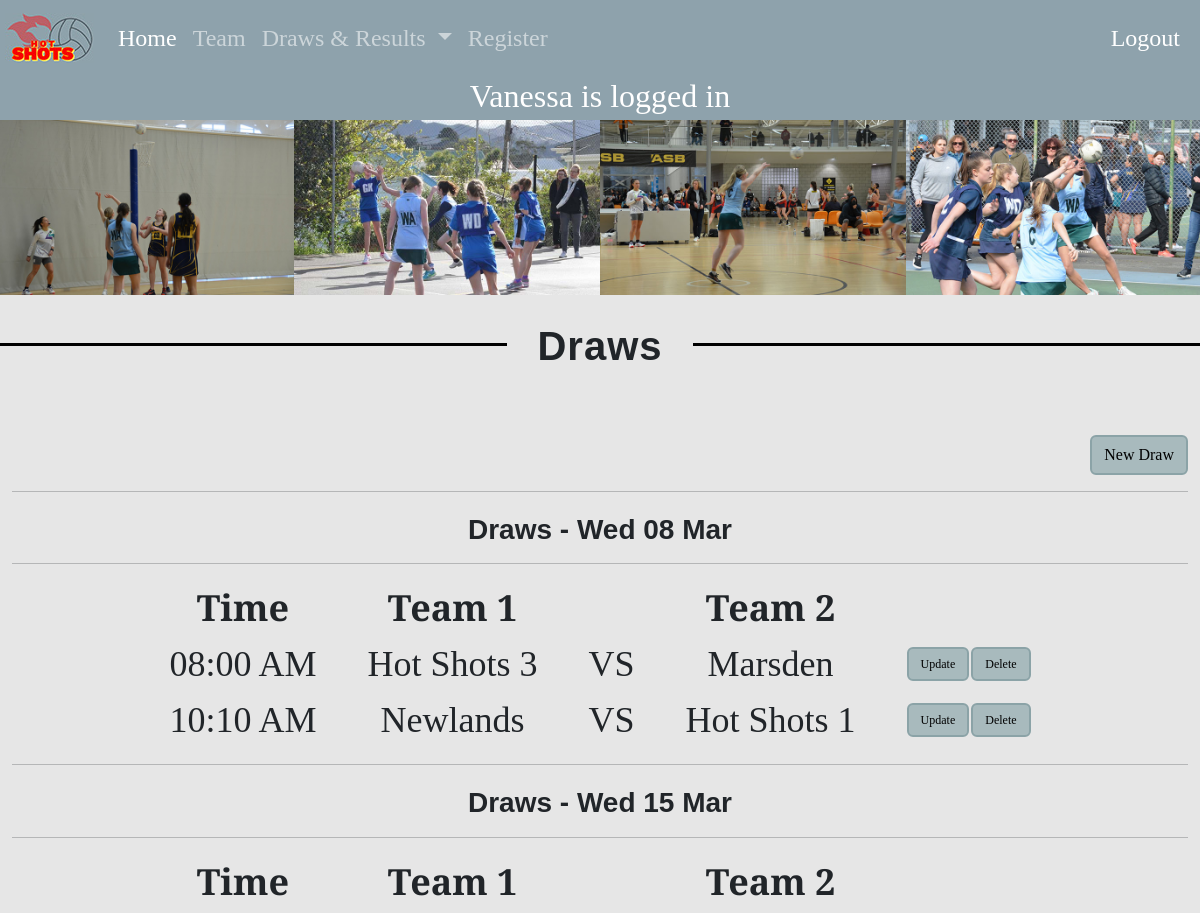
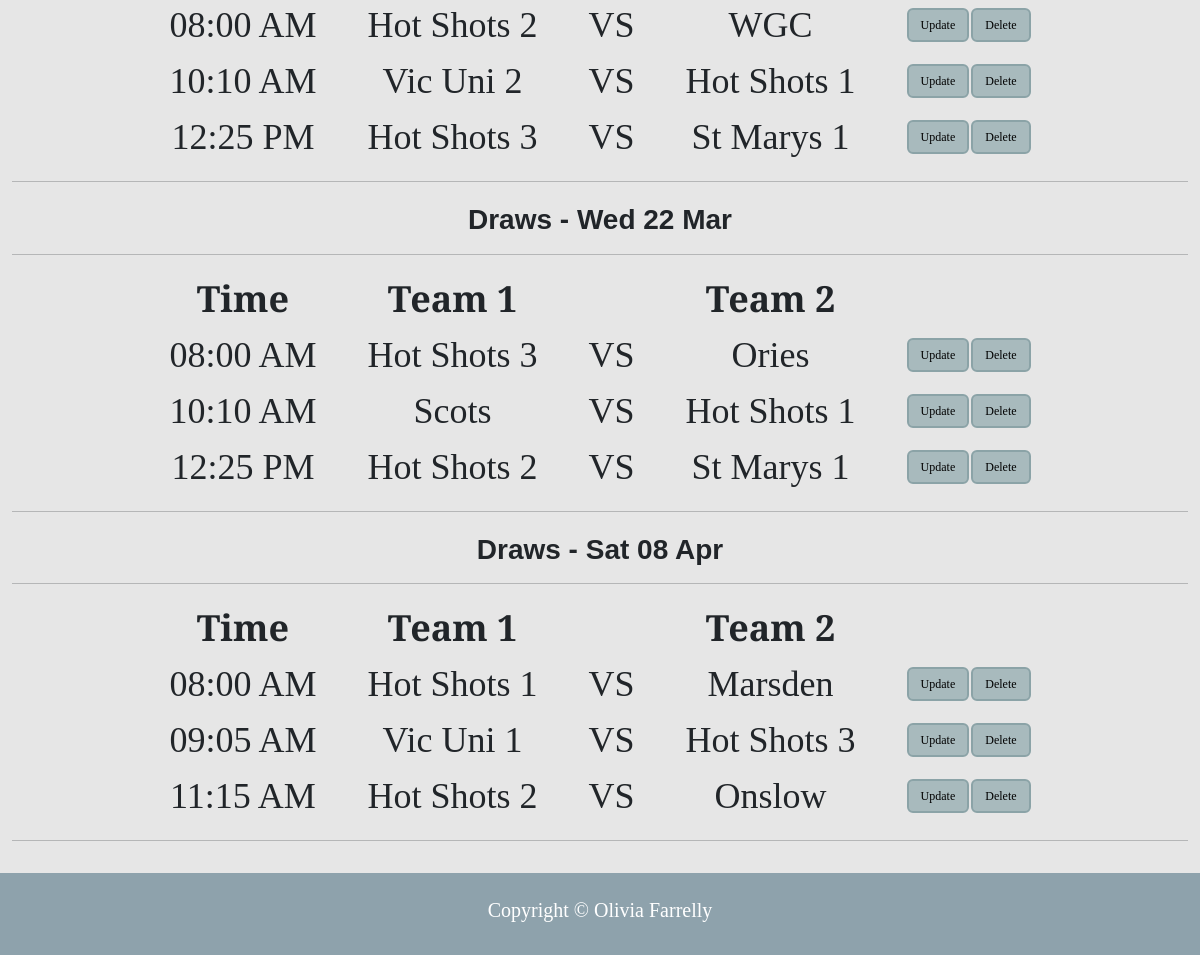
The app's page /draws (signed in) with its own data (2 pictures, top to bottom).
### tables this page shows
CREATE TABLE game(
     game_id integer primary key autoincrement not null,
     gamedate date not null,
     location text not null,
     team1 text not null ,
     score1 integer,
     team2 text not null,
     score2 integer
);

### server.py (the view)
@app.route('/draws')
def draws():
    sql = """ select game.game_id , game.gamedate, game.team1, game.team2
       from game
       order by game.gamedate ASC
       """
    result = run_search_query_tuples(sql, (), db_path, True)
    print(result)
    return render_template("draws.html", draws=result)

### db_functions.py (called while the page is built)
def run_search_query_tuples(sql_query,values_tuple, file_path, rowfactory=False):
    result = None
    try:
        db = sqlite3.connect(file_path)
        if rowfactory:
            db.row_factory = sqlite3.Row
        cursor = db.cursor()
        cursor.execute(sql_query,values_tuple)
        result = cursor.fetchall()
        cursor.close()
    except sqlite3.Error as error:
        print("Error running search query tuples: {}".format(error))
        return None
    db.close()
    if result is None:
        print("No search values were found")
    return result

### server.py (called while the page is built)
@app.template_filter()
def gameday(sqlite_dt):
    x = datetime.strptime(sqlite_dt, '%Y-%m-%d %H:%M:%S')
    return x.strftime("%a %d %b")

@app.template_filter()
def gametime(sqlite_dt):
    x = datetime.strptime(sqlite_dt, '%Y-%m-%d %H:%M:%S')
    return x.strftime("%I:%M %p")

### templates/draws.html (shortened to what this page needs)
{% extends "layout.html" %}
{% block logo %}
static/images/logo.jpg
{% endblock %}
{% block content %}
<div class = "row">
   <div class = "col-sm-3 draws">
        <img class="img-fluid" src = "static/images/draws1.jpg" alt = "team photo">
    </div>
     <div class = "col-sm-3 draws">
        <img class="img-fluid" src = "static/images/draws2.jpg" alt = "team photo">
    </div>
     <div class = "col-sm-3 draws">
        <img class="img-fluid" src = "static/images/draws4.jpg" alt = "team photo">
    </div>
     <div class = "col-sm-3 draws">
        <img class="img-fluid" src = "static/images/draws3.jpg" alt = "team photo">
    </div>
      </div>
<div class='hr top'>
    <span class='hr-title'>Draws</span>
  </div>
<div class="container">
    {% if session and session['authorisation'] == 0 %}
            <div class="notices_meta">
        <a href="{{ url_for('draws_cud', id=0, task='add') }}" class="btn-primary btn">New Draw</a>
    </div>
    {% endif %}
      {% set ns=namespace(gameda="") %}
{% for row in draws %}
      {% if row['gamedate'] | gameday != ns.gameda %}
            {% if not loop.first %}
            </table>
            {% endif %}
                <hr>
                <h3 class="labels">Draws - {{ row['gamedate'] | gameday}} </h3>
                <hr>
                <table class="draws_table">
                <tr>
                <th class="th" >Time</th>
                <th class="th">Team 1</th>
                <th class="th"></th>
                <th class="th">Team 2</th>
                <th class="th2"></th>
                <th class="th2"></th>
                </tr>
            {% set ns.gameda = row['gamedate'] | gameday %}
      {% endif %}
          <tr>
            <td class="td">{{row['gamedate'] | gametime }}</td>
            <td class="td">{{row['team1']}}</td>
            <td class="td">VS</td>
            <td class="td">{{row['team2']}}</td>
                  {% if session and session['authorisation'] == 0 %}
            <td class="td2"> <a href="{{ url_for('draws_cud', id=row['game_id'], task='update') }}" class="btn-primary btn">Update</a></td>
            <td class="td2"><a href="{{ url_for('draws_cud', id=row['game_id'], task='delete') }}" class="btn-primary btn">Delete</a></td>
          {% endif %}
          </tr>
    {% endfor %}
      </table>
<hr>
</div>
{% endblock %}

### static/styles.css (style rules this page uses)
:root { --bs-nav-bg: rgb(142, 162, 172); --bs-background-bg: rgb(230, 230, 230); }
body { font-family: 'Cormorant Garamond', serif; font-size: 100%; margin:4.5em 0 0 0; background-color: var(--bs-background-bg); }
.hr-title { background-color: var(--bs-background-bg); font-size: 40px; font-weight: bold; padding: 0 30px; letter-spacing: 1px; font-family: sans-serif; }
.hr { display: block; margin-top: 3em ; margin-bottom: 1em; border-top: 3px solid rgb(0,0,0); text-align: center; line-height: 1px; }
h3 { text-align: center; font-family: sans-serif; padding-bottom: 1px; padding-top: 5px; }
.notices_meta { text-align: right; }
.btn { background-color: rgb(168, 186, 189); border: 2px solid rgb(139, 163, 167); color: black; font-size: 1em; }
.container { max-width: 80em; margin: 2em auto; }
.top { margin-bottom: 5em; }
.labels { font-weight: bold; }
table { margin: auto; }
.results, .draws { padding: 0; }
.draws_table { margin: auto; text-align: center; }
.td { font-size: 3vw; padding-right: 50px; }
.th { font-size: 3vw; padding-right: 50px; }
.td2 { font-size: 1vw; }
.th2 { font-size: 1vw; }

### records on screen
game: gamedate|gameday "Wed 08 Mar", gamedate|gametime "08:00 AM", team1 "Hot Shots 3", team2 "Marsden"
game: gamedate|gametime "10:10 AM", team1 "Newlands", team2 "Hot Shots 1"
game: gamedate|gameday "Wed 15 Mar", gamedate|gametime "08:00 AM", team1 "Hot Shots 2", team2 "WGC"
game: gamedate|gametime "10:10 AM", team1 "Vic Uni 2", team2 "Hot Shots 1"
game: gamedate|gametime "12:25 PM", team1 "Hot Shots 3", team2 "St Marys 1"
game: gamedate|gameday "Wed 22 Mar", gamedate|gametime "08:00 AM", team1 "Hot Shots 3", team2 "Ories"
game: gamedate|gametime "10:10 AM", team1 "Scots", team2 "Hot Shots 1"
game: gamedate|gametime "12:25 PM", team1 "Hot Shots 2", team2 "St Marys 1"
game: gamedate|gameday "Sat 08 Apr", gamedate|gametime "08:00 AM", team1 "Hot Shots 1", team2 "Marsden"
game: gamedate|gametime "09:05 AM", team1 "Vic Uni 1", team2 "Hot Shots 3"
game: gamedate|gametime "11:15 AM", team1 "Hot Shots 2", team2 "Onslow"

### other values on screen
{{ session['name'] }} "Vanessa"
